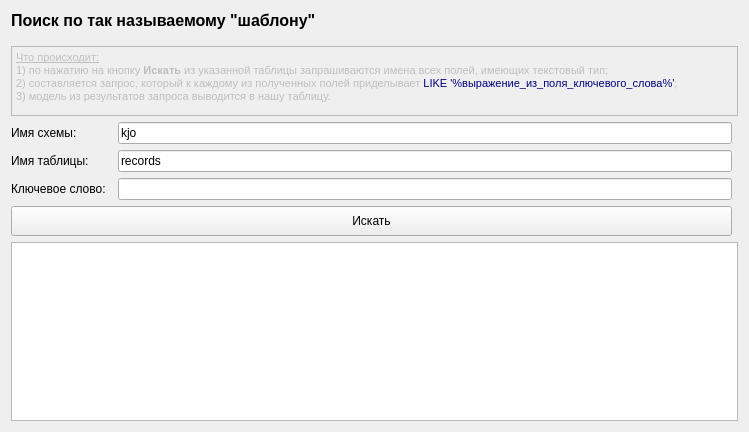
<?xml version="1.0" encoding="UTF-8"?>
<ui version="4.0">
 <class>MainWindow</class>
 <widget class="QMainWindow" name="MainWindow">
  <property name="geometry">
   <rect>
    <x>0</x>
    <y>0</y>
    <width>749</width>
    <height>432</height>
   </rect>
  </property>
  <property name="windowTitle">
   <string>MainWindow</string>
  </property>
  <widget class="QWidget" name="centralWidget">
   <layout class="QGridLayout" name="gridLayout_2">
    <item row="0" column="0">
     <layout class="QGridLayout" name="gridLayout">
      <item row="0" column="0" colspan="4">
       <widget class="QLabel" name="label_main">
        <property name="font">
         <font>
          <pointsize>12</pointsize>
          <weight>75</weight>
          <bold>true</bold>
         </font>
        </property>
        <property name="text">
         <string>Поиск по так называемому &quot;шаблону&quot;</string>
        </property>
       </widget>
      </item>
      <item row="4" column="0">
       <widget class="QLabel" name="label_table">
        <property name="text">
         <string>Имя таблицы:</string>
        </property>
       </widget>
      </item>
      <item row="5" column="0">
       <widget class="QLabel" name="label_keyword">
        <property name="text">
         <string>Ключевое слово:</string>
        </property>
       </widget>
      </item>
      <item row="5" column="2">
       <widget class="QLineEdit" name="lineEdit_keyword"/>
      </item>
      <item row="4" column="2">
       <widget class="QLineEdit" name="lineEdit_table">
        <property name="text">
         <string>records</string>
        </property>
       </widget>
      </item>
      <item row="6" column="0" colspan="3">
       <widget class="QPushButton" name="pushButton_search">
        <property name="minimumSize">
         <size>
          <width>0</width>
          <height>30</height>
         </size>
        </property>
        <property name="text">
         <string>Искать</string>
        </property>
       </widget>
      </item>
      <item row="8" column="0" colspan="4">
       <widget class="QTableView" name="tableView"/>
      </item>
      <item row="1" column="0" colspan="4">
       <spacer name="verticalSpacer_2">
        <property name="orientation">
         <enum>Qt::Vertical</enum>
        </property>
        <property name="sizeType">
         <enum>QSizePolicy::Fixed</enum>
        </property>
        <property name="sizeHint" stdset="0">
         <size>
          <width>20</width>
          <height>10</height>
         </size>
        </property>
       </spacer>
      </item>
      <item row="2" column="0" colspan="4">
       <widget class="QTextEdit" name="textEdit_about">
        <property name="enabled">
         <bool>false</bool>
        </property>
        <property name="minimumSize">
         <size>
          <width>0</width>
          <height>0</height>
         </size>
        </property>
        <property name="maximumSize">
         <size>
          <width>16777215</width>
          <height>71</height>
         </size>
        </property>
        <property name="html">
         <string>&lt;!DOCTYPE HTML PUBLIC &quot;-//W3C//DTD HTML 4.0//EN&quot; &quot;http://www.w3.org/TR/REC-html40/strict.dtd&quot;&gt;
&lt;html&gt;&lt;head&gt;&lt;meta name=&quot;qrichtext&quot; content=&quot;1&quot; /&gt;&lt;style type=&quot;text/css&quot;&gt;
p, li { white-space: pre-wrap; }
&lt;/style&gt;&lt;/head&gt;&lt;body style=&quot; font-family:'MS Shell Dlg 2'; font-size:8.25pt; font-weight:400; font-style:normal;&quot;&gt;
&lt;p style=&quot; margin-top:0px; margin-bottom:0px; margin-left:0px; margin-right:0px; -qt-block-indent:0; text-indent:0px;&quot;&gt;&lt;span style=&quot; font-size:8pt; text-decoration: underline;&quot;&gt;Что происходит:&lt;/span&gt;&lt;/p&gt;
&lt;p style=&quot; margin-top:0px; margin-bottom:0px; margin-left:0px; margin-right:0px; -qt-block-indent:0; text-indent:0px;&quot;&gt;&lt;span style=&quot; font-size:8pt;&quot;&gt;1) по нажатию на кнопку &lt;/span&gt;&lt;span style=&quot; font-size:8pt; font-weight:600;&quot;&gt;Искать&lt;/span&gt;&lt;span style=&quot; font-size:8pt;&quot;&gt; из указанной таблицы запрашиваются имена всех полей, имеющих текстовый тип;&lt;/span&gt;&lt;/p&gt;
&lt;p style=&quot; margin-top:0px; margin-bottom:0px; margin-left:0px; margin-right:0px; -qt-block-indent:0; text-indent:0px;&quot;&gt;&lt;span style=&quot; font-size:8pt;&quot;&gt;2) составляется запрос, который к каждому из полученных полей приделывает &lt;/span&gt;&lt;span style=&quot; font-size:8pt; color:#00007f;&quot;&gt;LIKE '%выражение_из_поля_ключевого_слова%'&lt;/span&gt;&lt;span style=&quot; font-size:8pt;&quot;&gt;;&lt;/span&gt;&lt;/p&gt;
&lt;p style=&quot; margin-top:0px; margin-bottom:0px; margin-left:0px; margin-right:0px; -qt-block-indent:0; text-indent:0px;&quot;&gt;&lt;span style=&quot; font-size:8pt;&quot;&gt;3) модель из результатов запроса выводится в нашу таблицу.&lt;/span&gt;&lt;/p&gt;&lt;/body&gt;&lt;/html&gt;</string>
        </property>
       </widget>
      </item>
      <item row="3" column="0">
       <widget class="QLabel" name="label_schema">
        <property name="text">
         <string>Имя схемы:</string>
        </property>
       </widget>
      </item>
      <item row="3" column="2">
       <widget class="QLineEdit" name="lineEdit_schema">
        <property name="text">
         <string>kjo</string>
        </property>
       </widget>
      </item>
     </layout>
    </item>
   </layout>
  </widget>
 </widget>
 <layoutdefault spacing="6" margin="11"/>
 <resources/>
 <connections/>
</ui>
